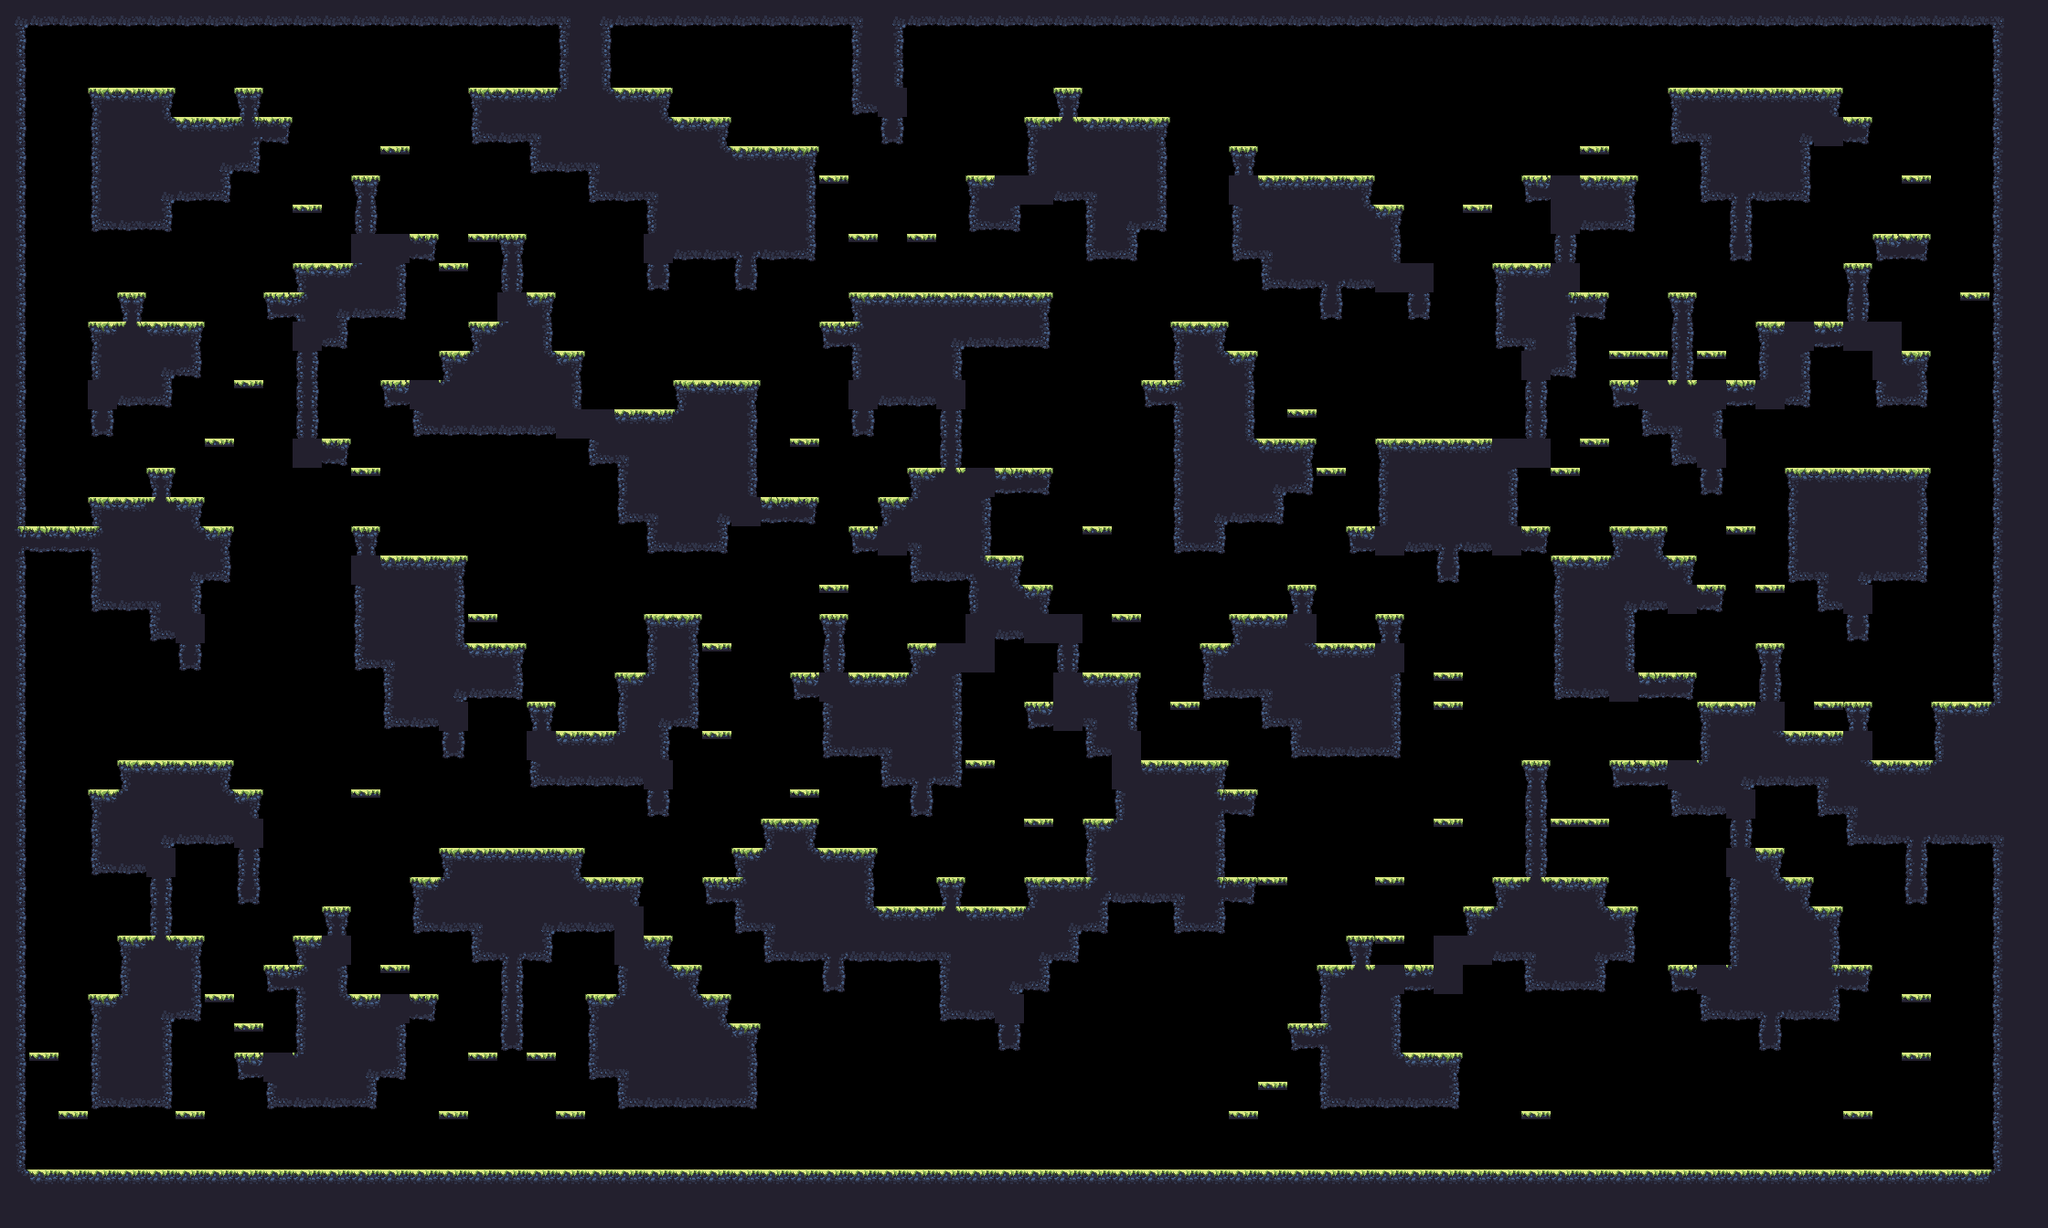

A level layout from a 2D game, rendered from its tile map. Below: a short description, then the map file with tile-grid data replaced by summaries:
An orthogonal 70x42 tile map with 32x32 px tiles, 1 tile layer (main) and 17 objects (9x spawn, spawnPlayer0, spawnCrown0, spawnPlayer1, spawnCrown1, ...).

<map compressionlevel="0" height="42" infinite="0" nextlayerid="3" nextobjectid="4" orientation="orthogonal" renderorder="right-down" tiledversion="1.3.2" tileheight="32" tilewidth="32" version="1.2" width="70">
 <tileset firstgid="1" source="forest_summer_tile_set.tsx" />
 <layer height="42" id="1" name="main" width="70">
  <data>[2940 cells, 1290 non-empty, 27 distinct tile ids]</data>
 </layer>
 <objectgroup><object id="1" name="spawnPlayer0" x="224" y="80.0" /><object id="2" name="spawnCrown0" x="192" y="304.0" /><object id="3" name="spawnPlayer1" x="2048" y="80.0" /><object id="4" name="spawnCrown1" x="2080" y="208.0" /><object id="5" name="spawnPlayer2" x="224" y="1232.0" /><object id="6" name="spawnCrown2" x="64" y="1232.0" /><object id="7" name="spawnPlayer3" x="2080" y="1232.0" /><object id="8" name="spawnCrown3" x="2112" y="1232.0" /><object id="9" name="spawn" x="960" y="272.0" /><object id="10" name="spawn" x="1376" y="624.0" /><object id="11" name="spawn" x="1184" y="1232.0" /><object id="12" name="spawn" x="2112" y="1232.0" /><object id="13" name="spawn" x="576" y="1232.0" /><object id="14" name="spawn" x="1088" y="464.0" /><object id="15" name="spawn" x="992" y="944.0" /><object id="16" name="spawn" x="1376" y="1232.0" /><object id="17" name="spawn" x="2112" y="720.0" /></objectgroup></map>
